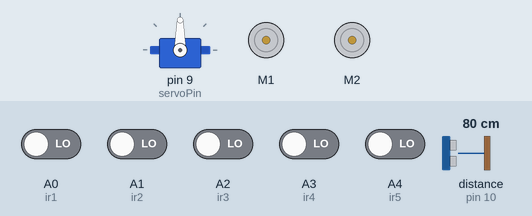
A sketch run on a simulated Arduino Uno, built with avr-gcc and run on an emulated ATmega328P. Shown: servo, 2 × DC motor (green arrow = forward, orange = backward, longer = faster). Wiring (inferred from the names in the program): ultrasonic range finder: trigger A5; echo pin 10. The test bench sets the inputs (shaded band); at power-on: A0 (ir1), A1 (ir2), A2 (ir3), A3 (ir4), A4 (ir5) LOW, distance to the obstacle (sensor on pin 10) 80 cm. The echo pulse lasts 58.3 µs per cm.

Above: at 0.72 s.
1.3 s: distance to the obstacle (sensor on pin 10) set to 18 cm
4.6 s: distance to the obstacle (sensor on pin 10) set to 13 cm
At 5.13 s:
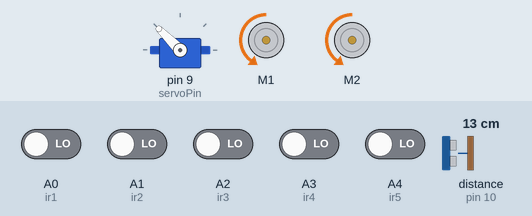
7.9 s: distance to the obstacle (sensor on pin 10) set to 35 cm
At 9.09 s:
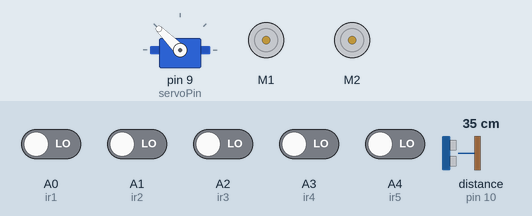
11.2 s: A0 (ir1) driven HIGH
At 12.38 s:
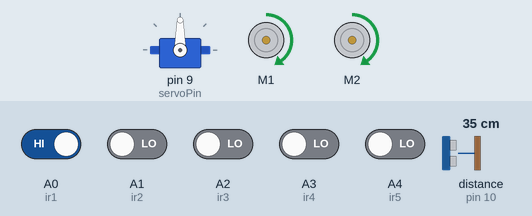
14.5 s: A0 (ir1) driven LOW
At 15.68 s:
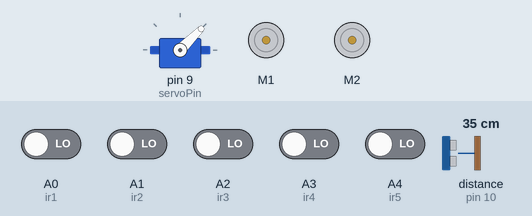
Timing chart, 0 to 18.8 s (numbered marks = the images above; inputs shaded):
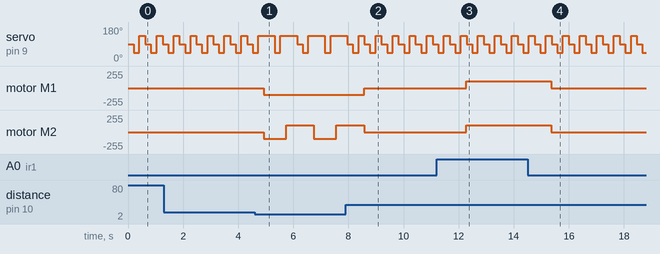

The sketch:

sketch_dec6a.ino
```cpp
#include <AFMotor.h>
#include <Servo.h>

// Motors
AF_DCMotor rightMotor(1);
AF_DCMotor leftMotor(2);

// IR Sensors
#define ir1 A0
#define ir2 A1
#define ir3 A2
#define ir4 A3
#define ir5 A4

// Ultrasonic Sensor Pins
#define trigPin A5
#define echoPin 10

// Servo
#define servoPin 9
Servo myServo;

void setup() {
  Serial.begin(9600);
  pinMode(ir1, INPUT);
  pinMode(ir2, INPUT);
  pinMode(ir3, INPUT);
  pinMode(ir4, INPUT);
  pinMode(ir5, INPUT);

  pinMode(trigPin, OUTPUT);
  pinMode(echoPin, INPUT);

  myServo.attach(servoPin);
  myServo.write(90); // Center position

  rightMotor.setSpeed(100);
  leftMotor.setSpeed(100);
}

void loop() {
  int s1 = digitalRead(ir1);
  int s2 = digitalRead(ir2);
  int s3 = digitalRead(ir3);
  int s4 = digitalRead(ir4);
  int s5 = digitalRead(ir5);

  long distance = scanObstacle();

  if(distance > 0 && distance < 15) {
    stopMotors();
    avoidObstacle();
  }
  else {
    // Line following logic
    bool onLine = (s1==0 || s2==0 || s3==0 || s4==0 || s5==0);
    if(onLine) {
      if((s1==1)&&(s2==1)&&(s3==0)&&(s4==1)&&(s5==1)) forward();
      else if((s1==1)&&(s2==0)&&(s3==1)&&(s4==1)&&(s5==1)) right();
      else if((s1==0)&&(s2==1)&&(s3==1)&&(s4==1)&&(s5==1)) sharpRight();
      else if((s1==1)&&(s2==1)&&(s3==1)&&(s4==0)&&(s5==1)) left();
      else if((s1==1)&&(s2==1)&&(s3==1)&&(s4==1)&&(s5==0)) sharpLeft();
      else if((s1==0)&&(s2==0)&&(s3==0)&&(s4==0)&&(s5==0)) stopMotors();
      else forward();
    } else {
      stopMotors();
    }
  }

  delay(10);
}

// Motor control functions
void forward() {
  rightMotor.setSpeed(100); leftMotor.setSpeed(100);
  rightMotor.run(FORWARD); leftMotor.run(FORWARD);
}

void backward() {
  rightMotor.setSpeed(100); leftMotor.setSpeed(100);
  rightMotor.run(BACKWARD); leftMotor.run(BACKWARD);
}

void left() {
  rightMotor.setSpeed(130); leftMotor.setSpeed(80);
  rightMotor.run(FORWARD); leftMotor.run(RELEASE);
}

void right() {
  rightMotor.setSpeed(80); leftMotor.setSpeed(130);
  rightMotor.run(RELEASE); leftMotor.run(FORWARD);
}

void sharpLeft() {
  rightMotor.setSpeed(100); leftMotor.setSpeed(100);
  rightMotor.run(FORWARD); leftMotor.run(BACKWARD);
}

void sharpRight() {
  rightMotor.setSpeed(100); leftMotor.setSpeed(100);
  rightMotor.run(BACKWARD); leftMotor.run(FORWARD);
}

void stopMotors() {
  rightMotor.run(RELEASE); leftMotor.run(RELEASE);
}

// Scan obstacle with servo
long scanObstacle() {
  long dCenter = getDistanceAtAngle(90);
  long dLeft = getDistanceAtAngle(45);
  long dRight = getDistanceAtAngle(135);

  // Return the minimum distance detected
  long minDistance = min(dCenter, min(dLeft, dRight));
  return minDistance;
}

// Move servo and get distance
long getDistanceAtAngle(int angle) {
  myServo.write(angle);
  delay(200); // Wait for servo to reach
  long distance = getDistance();
  return distance;
}

// Ultrasonic distance function
long getDistance() {
  digitalWrite(trigPin, LOW);
  delayMicroseconds(2);
  digitalWrite(trigPin, HIGH);
  delayMicroseconds(10);
  digitalWrite(trigPin, LOW);
  long duration = pulseIn(echoPin, HIGH);
  long distance = duration * 0.034 / 2;
  return distance;
}

// Obstacle avoidance routine
void avoidObstacle() {
  backward();
  delay(400);

  // Check left vs right
  long dLeft = getDistanceAtAngle(45);
  long dRight = getDistanceAtAngle(135);

  if(dLeft > dRight) {
    sharpLeft();
  } else {
    sharpRight();
  }
  delay(400);

  myServo.write(90); // Reset servo center
}
```

Measured:
- the behaviour switches between 16 and 15 cm on distance to the obstacle (sensor on pin 10) (found by bisection; images 0 and 1)
- after the input at 4.6 s, motor M1: stopped → backward 100/255 after 0.33 s; motor M2: alternates forward 100/255 for 1.0 s and backward 100/255 for 0.80 s, starting after 0.33 s
- after the input at 7.9 s, motor M1: backward 100/255 → stopped after 0.67 s
- after the input at 11.2 s, motor M1, motor M2: stopped → forward 100/255 after 1.1 s
- after the input at 14.5 s, motor M1, motor M2: forward 100/255 → stopped after 0.87 s
- by itself, servo on pin 9 (servoPin): repeats every 0.62 s: 90° 0.20 s, 45° 0.20 s, 135° 0.21 s
